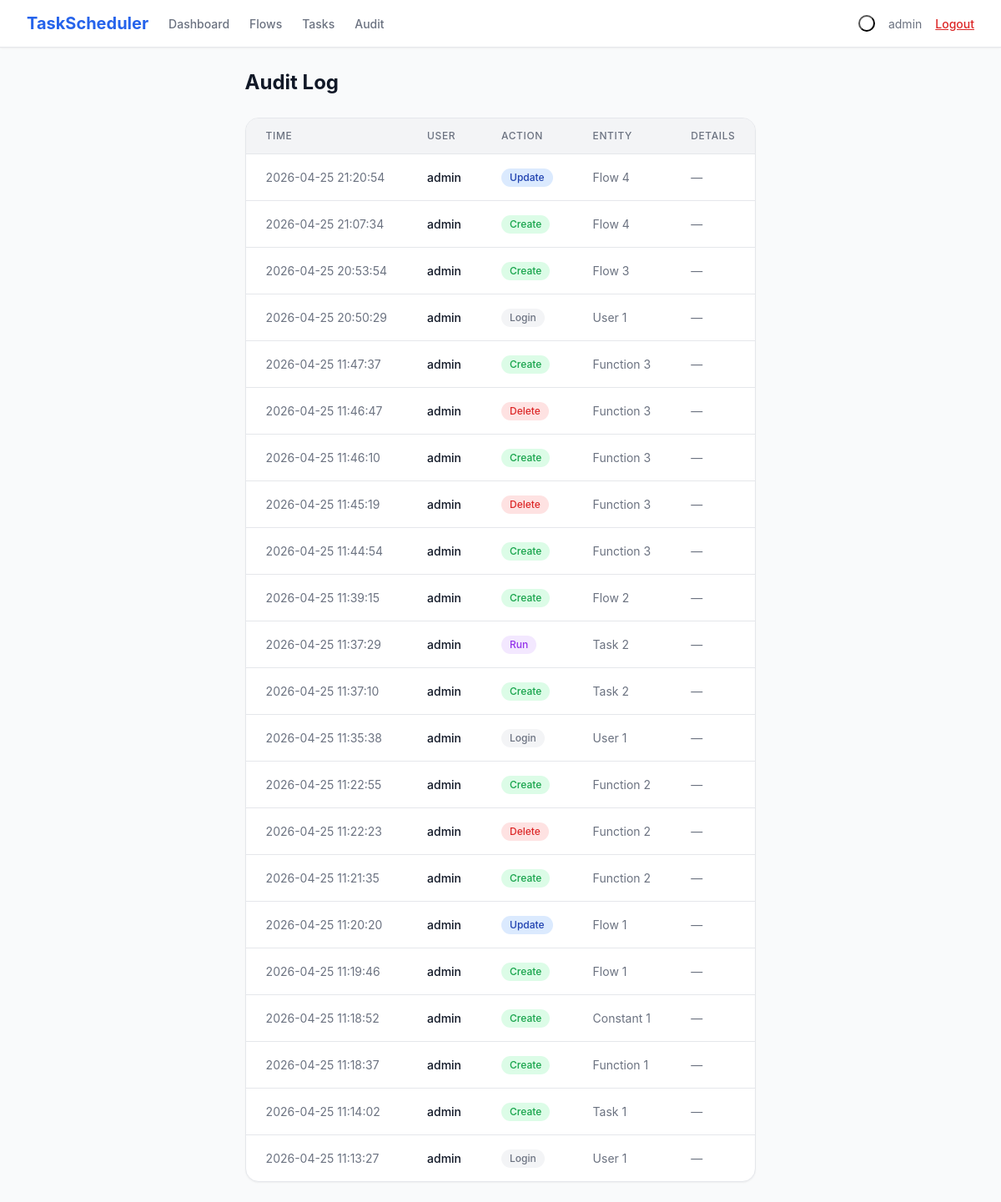
The app's page /audit-log (signed in), older data.
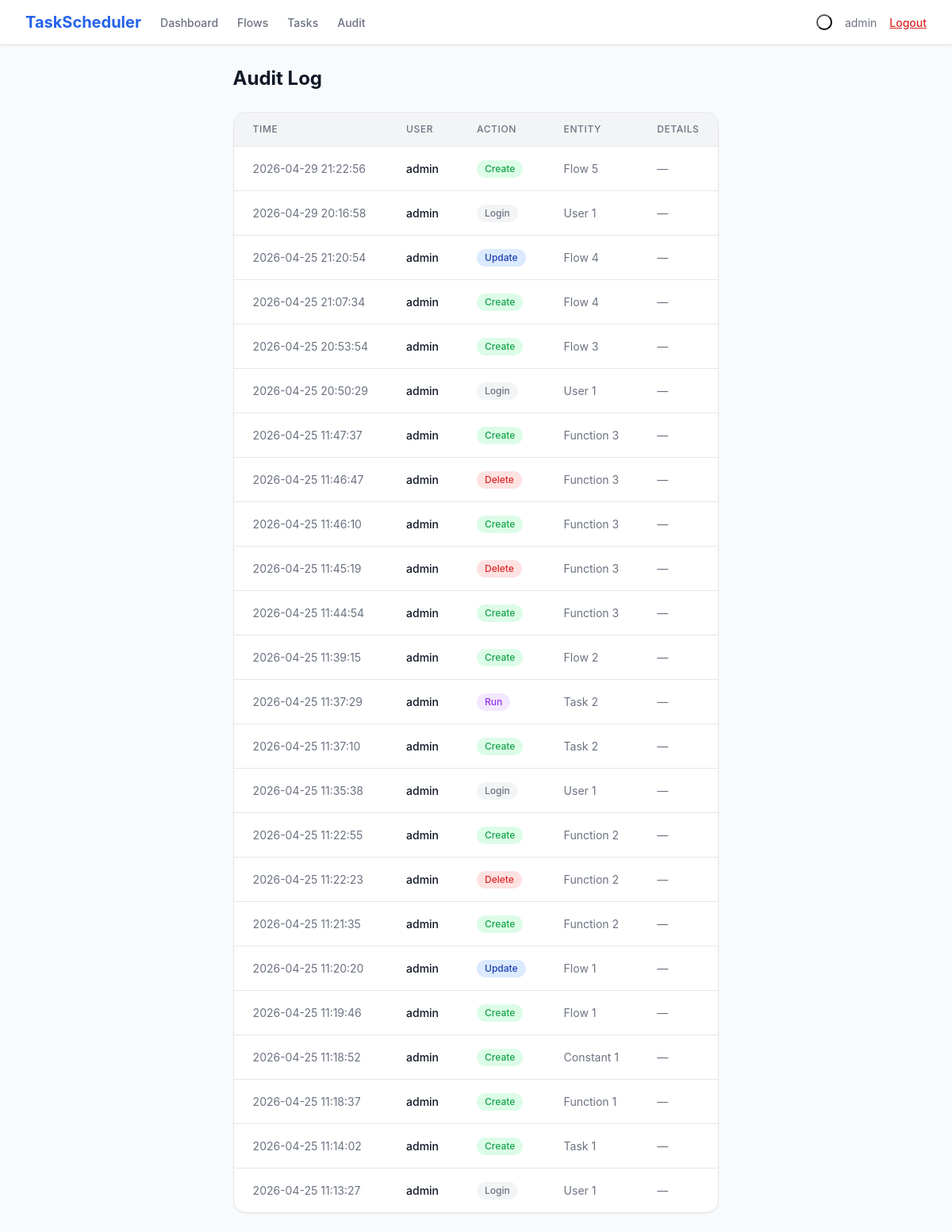
The same page, newer data.
### models.py (models this page shows)
class AuditLog(db.Model):
    __tablename__ = 'audit_logs'
    id = db.Column(db.Integer, primary_key=True)
    timestamp = db.Column(db.DateTime, default=datetime.utcnow)
    username = db.Column(db.String(80), nullable=False)
    action = db.Column(db.String(50), nullable=False)
    entity_type = db.Column(db.String(50), nullable=False)
    entity_id = db.Column(db.Integer, nullable=True)
    details = db.Column(db.Text, nullable=True)

### app.py (the view)
@app.route('/audit-log')
@login_required
def audit_log():
    page = request.args.get('page', 1, type=int)
    per_page = 50
    logs = AuditLog.query.order_by(AuditLog.timestamp.desc()).paginate(
        page=page, per_page=per_page, error_out=False
    )
    return render_template('audit_log.html', logs=logs)

### app.py (called while the page is built)
def login_required(f):
    @wraps(f)
    def decorated_function(*args, **kwargs):
        if 'user_id' not in session:
            if request.is_json or request.path.startswith('/api/'):
                return jsonify({'error': 'Unauthorized'}), 401
            return redirect(url_for('login'))
        return f(*args, **kwargs)
    return decorated_function

### templates/audit_log.html (shortened to what this page needs)
{% extends "base.html" %}
{% block content %}
<div class="space-y-6">
    <div class="flex items-center justify-between">
        <h1 class="text-2xl font-bold text-body">Audit Log</h1>
    </div>
    <div class="card table-wrap">
        <table>
            <thead>
                <tr>
                    <th>Time</th>
                    <th>User</th>
                    <th>Action</th>
                    <th>Entity</th>
                    <th>Details</th>
                </tr>
            </thead>
            <tbody>
                {% for log in logs.items %}
                <tr>
                    <td class="text-muted whitespace-nowrap">{{ log.timestamp.strftime('%Y-%m-%d %H:%M:%S') }}</td>
                    <td class="font-medium text-body">{{ log.username }}</td>
                    <td>
                        <span class="badge
                            {% if log.action in ['create', 'import'] %}badge-green
                            {% elif log.action in ['update', 'enable'] %}badge-blue
                            {% elif log.action in ['delete', 'disable'] %}badge-red
                            {% elif log.action == 'run' %}badge-purple
                            {% else %}badge-gray{% endif %}">
                            {{ log.action|title }}
                        </span>
                    </td>
                    <td class="text-muted">{{ log.entity_type|title }} {{ log.entity_id or '' }}</td>
                    <td class="text-muted max-w-xs truncate">{{ log.details or '—' }}</td>
                </tr>
                {% endfor %}
            </tbody>
        </table>
    </div>
</div>
{% endblock %}

Row changes from the older to the newer data that the page shows:
added AuditLog: timestamp "2026-04-29 21:22:56", username "admin", action "Create", entity_type "Flow", entity "5", details "—"
added AuditLog: timestamp "2026-04-29 20:16:58", username "admin", action "Login", entity_type "User", entity "1", details "—"
